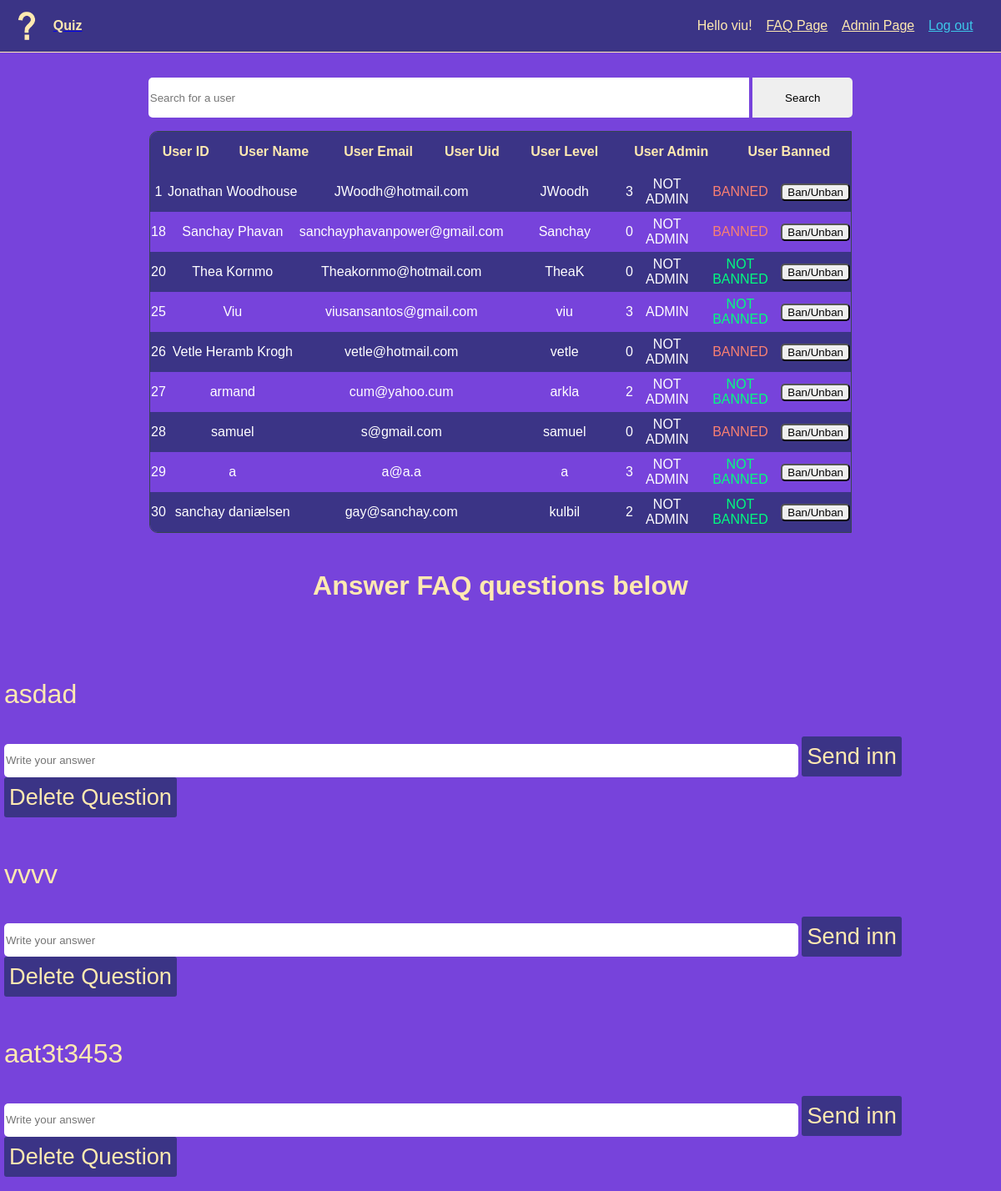
The page /admin.php (signed in) on the database as committed earlier.
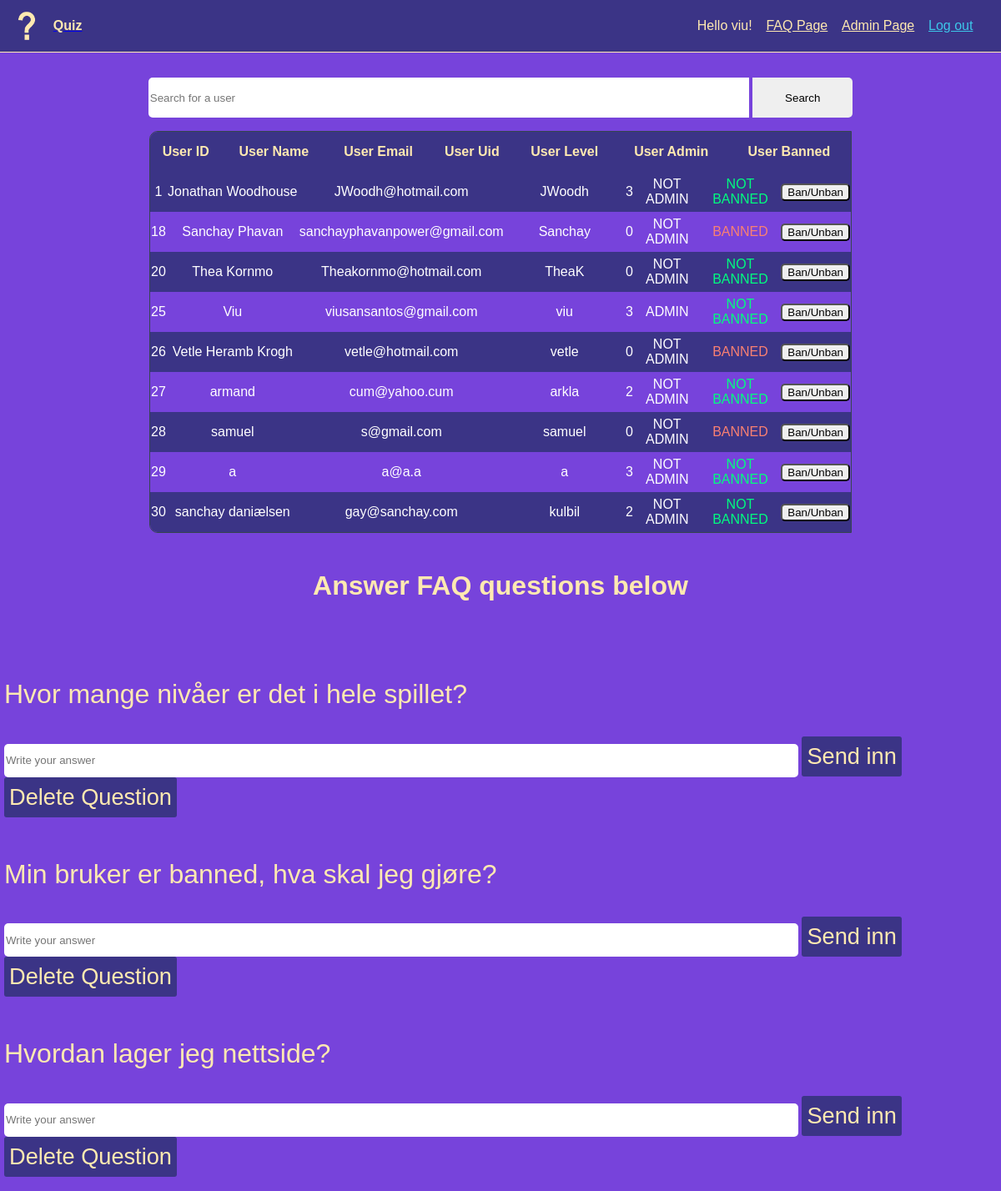
The same page on the database as committed later.
### tables this page shows
CREATE TABLE `users` (
  `usersId` int(11) NOT NULL,
  `usersName` varchar(128) NOT NULL,
  `usersEmail` varchar(128) NOT NULL,
  `usersUid` varchar(128) NOT NULL,
  `usersPwd` varchar(128) NOT NULL,
  `level` int(11) NOT NULL,
  `admin` int(1) DEFAULT 0,
  `banned` varchar(255) DEFAULT '0'
);

CREATE TABLE `faq` (
  `id` int(11) NOT NULL,
  `question` varchar(256) DEFAULT NULL,
  `answer` varchar(256) NOT NULL,
  `display` int(11) DEFAULT 0
);

### admin.php (the view, shortened to what this page needs)
<?php include_once "header.php";
      include "includes/dbh.inc.php";
?>
<!DOCTYPE html>
<html lang="en">
<head>
  <link rel="stylesheet" href="style.css">
</head>
<body class="adminBody">
  <div class="searchBarDiv">
    <form action="" method="GET">
      <input type="text" name="search" placeholder="Search for a user" class="searchBar" id="searchInput">
      <button type="submit" class="searchButton">Search</button>
    </form>
  </div>
  <div class="webcontainer">
    <div class="tableDiv">
      <table class="adminTable">
        <tr>
          <th>User ID</th>
          <th>User Name</th>
          <th>User Email</th>
          <th>User Uid</th>
          <th>User Level</th>
          <th>User Admin</th>
          <th>User Banned</th>
        </tr>
      </table>
      <table id="dbTable" class="adminTable">
        <?php
          $sql = "SELECT * FROM users";
          $result = $conn-> query($sql);
          while ($row = $result->fetch_assoc()){
            $banText = "";
            if($row['banned'] == 0){
              $banText = "NOT BANNED";
            }else if($row['banned'] == 1){
              $banText = "BANNED";
            }
            $adminText = "";
            if($row['admin'] == 0){
              $adminText = "NOT ADMIN";
            }else if($row['admin'] == 1){
              $adminText = "ADMIN";
            }
            echo "<tr>
            <td class='adminTd'>". $row["usersId"] . "</td>
            <td class='adminTd'>". $row["usersName"] . "</td>
            <td class='adminTd'>". $row["usersEmail"] ."</td>
            <td class='adminTd'>". $row["usersUid"] ."</td>
            <td class='adminTd'>". $row["level"] ."</td>
            <td class='adminTd'>". $adminText ."</td>";
              if($banText == "BANNED"){
                echo "<td class='banned'>". $banText ."</td>";
              }else{
                echo "<td class='notBanned'>". $banText ."</td>";
              }
            echo "
            <td class='adminTd'><button class='banBtn' id=".$row['usersId']." value=".$row['banned'].">Ban/Unban</button></td>
          </tr>";
          }
        ?>
      </table>
    </div>
  </div>
<?php
    echo "<div class='answerFAQContainer'>";
    echo "<h2>Answer FAQ questions below</h2>";
    $sql = "SELECT * FROM faq";
    $result = $conn->query($sql);
    while ($row = $result -> fetch_assoc()){
      $display = $row["display"];
      if($display == 0){
        echo "
        <div class='questionContainer'>
          <form action='includes/faq.inc.php' method='POST'>
            <p id='".$row["id"]."'>".$row["question"]."</p>
            <input name='answer' type='text' placeholder='Write your answer'>
            <input type='hidden' value='".$row["id"]."' name='answerid'>
            <button type='submit' name='faqanswersubmit'>Send inn</button>
            <button type='submit' name='deletequestion'>Delete Question</button>
          </form>
        </div>
        ";
      }
    }
  ?>
</body>
</html>

Rows that differ between the two databases and show on the page:
removed faq: question "asdad"
removed faq: question "vvvv"
removed faq: question "aat3t3453"
changed users "Jonathan Woodhouse": banned "BANNED" → "NOT BANNED"
added faq: question "Hvor mange nivåer er det i hele spillet?"
added faq: question "Min bruker er banned, hva skal jeg gjøre?"
added faq: question "Hvordan lager jeg nettside?"
